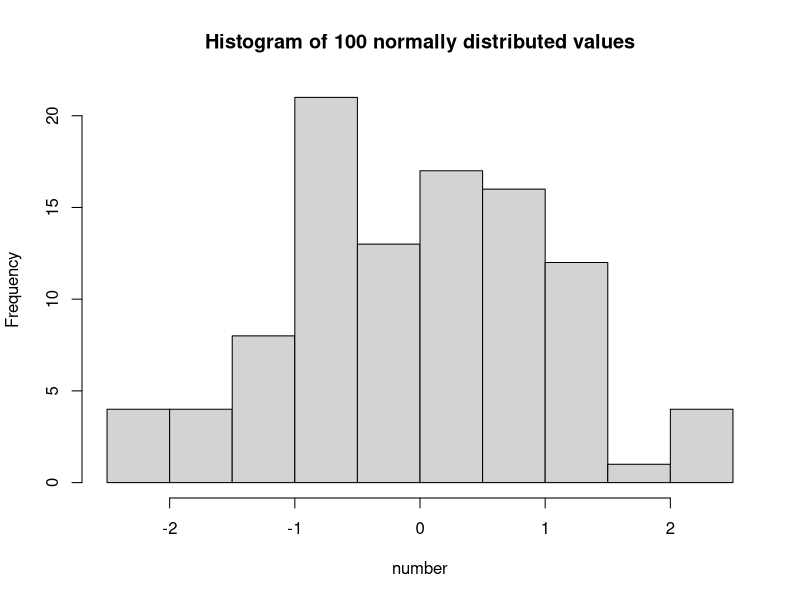
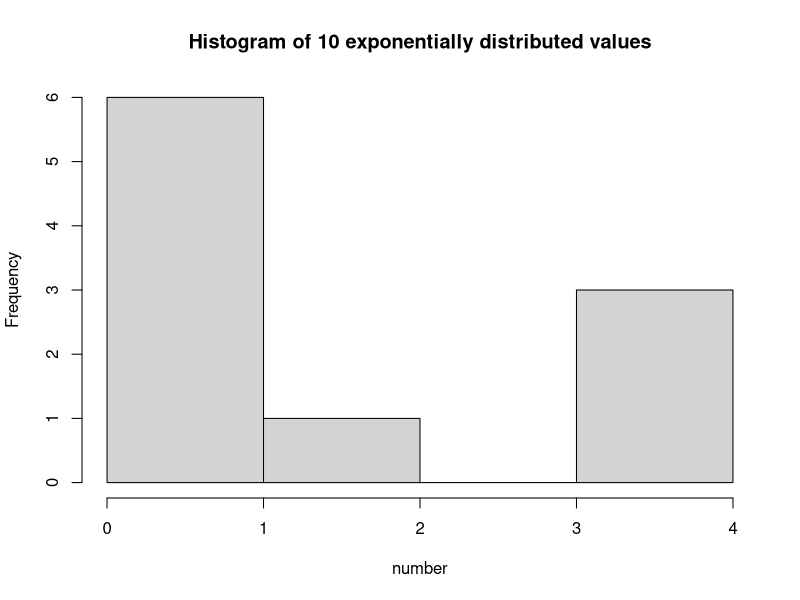
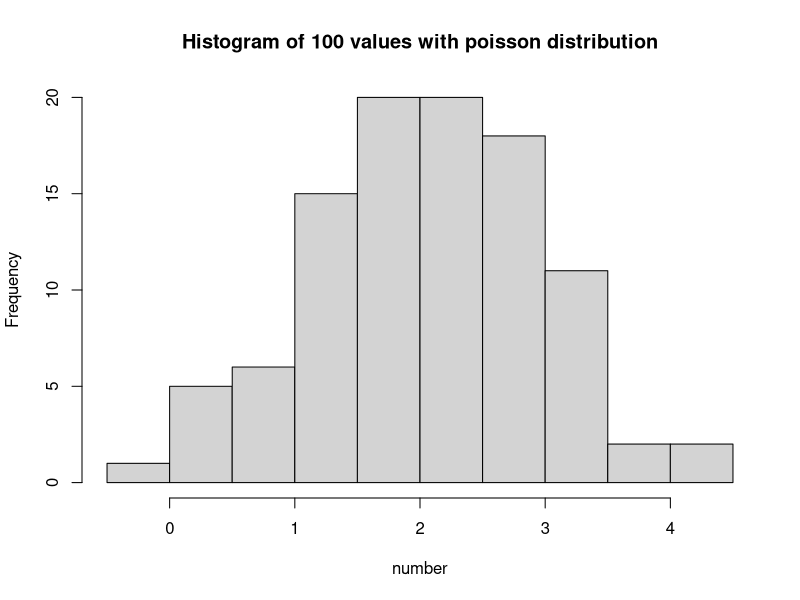

Reproduce these figures in R, in order.
a <- c(1,2,3)
b <- a/2
b

#Normal distribution
num <- rnorm(100, 0, 1)
hist(num, 
     xlab = "number", 
     main = "Histogram of 100 normally distributed values")

#Exponential distribution
num_2 <- rexp(n = 10,rate = 1/3)
hist(num_2, 
     xlab = "number", 
     main = "Histogram of 10 exponentially distributed values")

#Poisson distribution
num_p <- rnorm(100, 2)
hist(num_p, 
     xlab = "number", 
     main = "Histogram of 100 values with poisson distribution")
